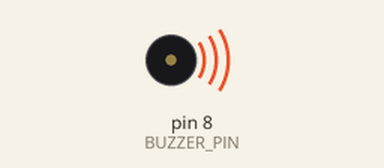
This sketch was run on a simulated Arduino Uno, built with avr-gcc and run on an emulated ATmega328P. Parts: buzzer (waves = sounding).

Above: at 0.1 s.
At 7.6 s:
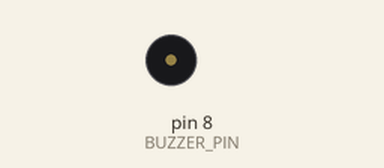
Timing chart, 0 to 9.1 s (numbered marks = the images above):
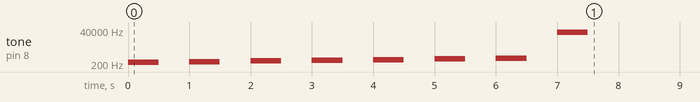

The sketch:

BUZEER_2.ino
```cpp
const int BUZZER_PIN =8;
const int DELAY =1000;
int frequence[]={262,294,330,349,392,440,494};
void setup() {
  Serial.begin(9600);
  pinMode(BUZZER_PIN,OUTPUT);
  for(int i=0;i<8;i++){
  tone(BUZZER_PIN,frequence[i],500);
  delay(DELAY);
  }
}

void loop() { }
```
